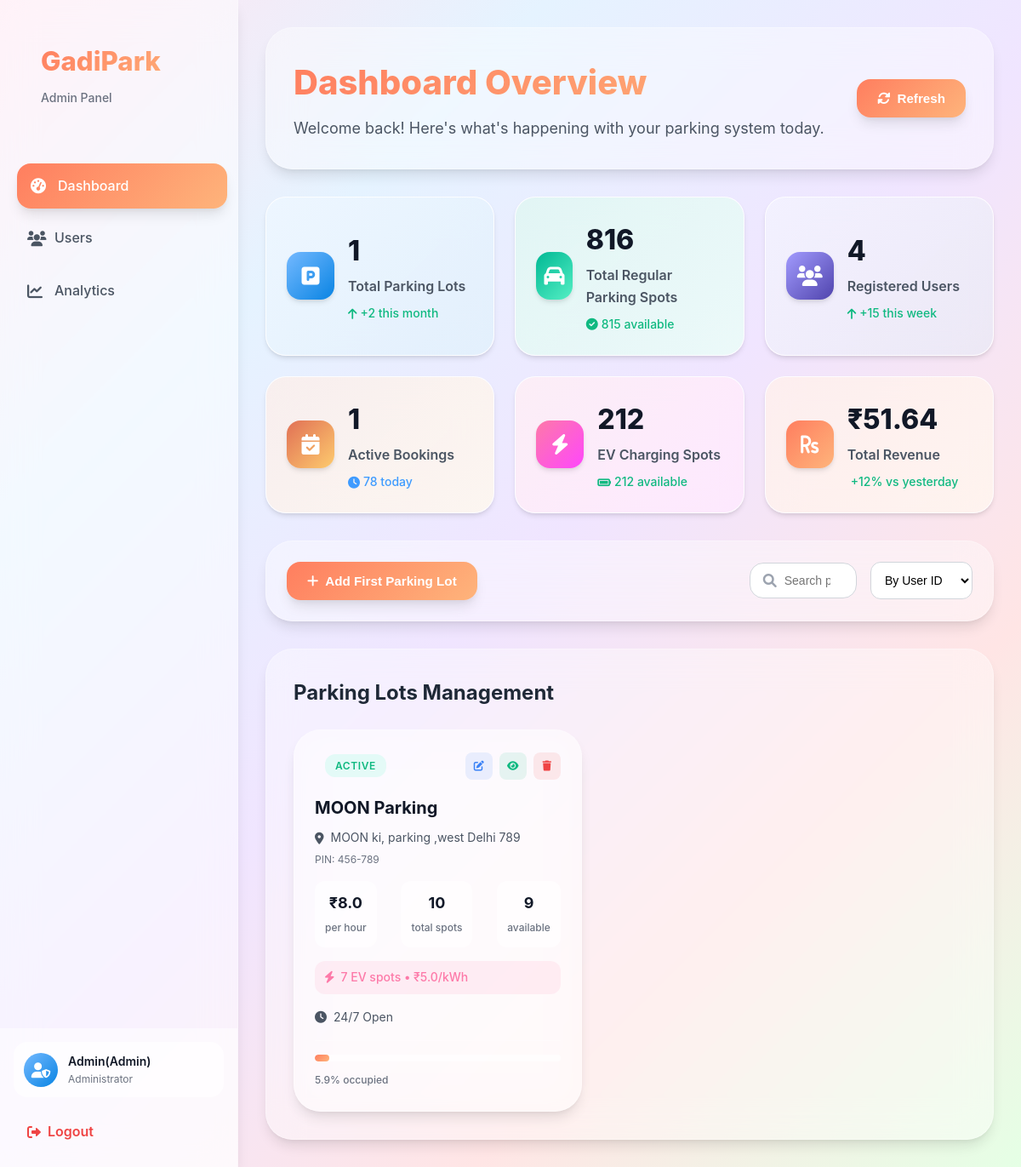
The app's page /admin_dashboard (signed in), older data.
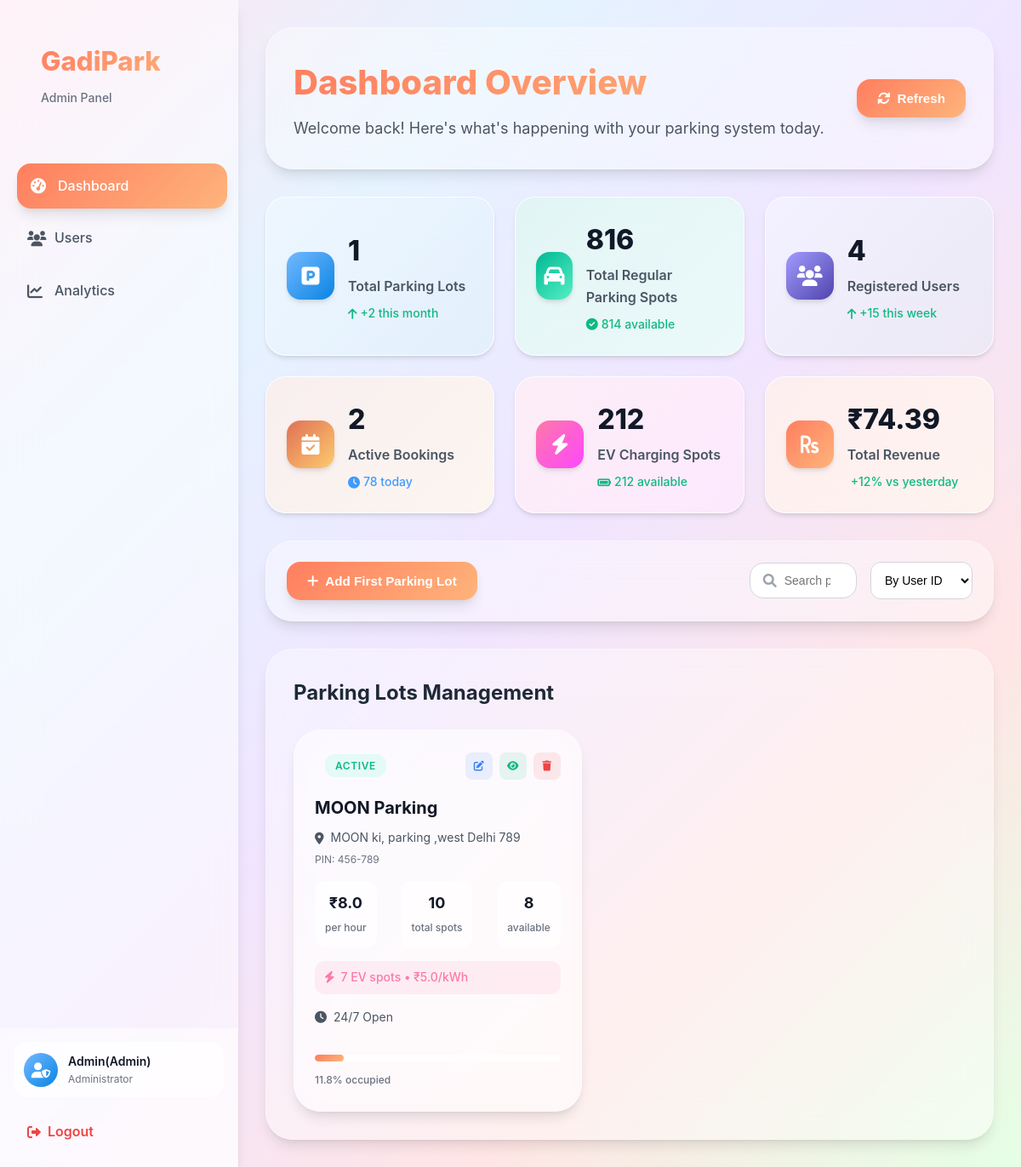
The same page, newer data.
### models/parking_lot.py (models this page shows, shortened)
class ParkingLot(db.Model):
    __tablename__ = 'parking_lots'
    id = db.Column(db.Integer, primary_key=True)
    name= db.Column(db.String(80), unique=True, nullable=False)
    address = db.Column(db.String(200), nullable=False)
    pincode = db.Column(db.String(10), nullable=False)
    hourly_rate = db.Column(db.Float, nullable=False)
    total_spots = db.Column(db.Integer, nullable=False)
    occupied_regular_spots = db.Column(db.Integer, default=0)
    occupied_ev_spots = db.Column(db.Integer, default=0)
    ev_spots = db.Column(db.Integer, default=0)
    ev_charging_rate = db.Column(db.Float, nullable=True)
    opening_time = db.Column(db.String(10), nullable=True)
    closing_time = db.Column(db.String(10), nullable=True)
    is_24_hours = db.Column(db.Boolean, default=False)
    description = db.Column(db.String(200), nullable=True)

### routes/admin.py (the view)
@admin_bp.route('/admin_dashboard')
@login_required
@admin_required
def admin_dashboard():
    lots=ParkingLot.query.all()
    lot_id=request.args.get('lot_id')
    user = User.query.get(session.get('user_id'))
    spots=ParkingSpot.query.all()
    def spots_count(is_ev):
        return ParkingSpot.query.filter_by(is_ev_spot=is_ev).count()
    total_regular_available_spots=ParkingSpot.query.filter_by(status='available',is_ev_spot=0).count()
    total_ev_available_spots=ParkingSpot.query.filter_by(status='available',is_ev_spot=1).count()
    total_regular_spots=spots_count(0)
    total_ev_spots=spots_count(1)
    active_bookings=Booking.query.count()
    total_users=User.query.count() - 1
    lot = None
    if lot_id:
        lot=ParkingLot.query.filter_by(id=lot_id).first()
    history=History.query.all()
    total_revenue=0
    for h in history:
        total_revenue+=h.total_amount_paid
    return render_template('admin_dashboard.html',lots=lots,lot=lot,user=user,spots=spots,total_regular_available_spots=total_regular_available_spots,total_users=total_users,total_ev_available_spots=total_ev_available_spots,total_regular_spots=total_regular_spots,total_ev_spots=total_ev_spots,active_bookings=active_bookings,total_revenue=total_revenue)

### Templates/admin_dashboard.html (shortened to what the changed rows need)
{%extends "base.html" %}
{%block style%}
<link rel="stylesheet" href="{{url_for('static',filename='css/admin_dashboard.css')}}">
<link rel="stylesheet" href="{{url_for('static',filename='css/modal.css')}}">
{%endblock%}
{%block content %}
    <div class="dashboard-container">
        {% include 'admin_sidebar.html' %}
        <div class="main-content">
            <div class="content-header bg">
                <div class="header-left">
                    <h1>Dashboard Overview</h1>
                </div>
            </div>
            <div class="grid-section">
                <div class="grid-card success">
                    <div class="grid-content">
                        <h3>{{total_regular_spots}}</h3>
                        <p>Total Regular Parking Spots</p>
                        <span class="grid-change positive">
                            <i class="fas fa-check-circle"></i>
                            {{total_regular_available_spots}} available
                        </span>
                    </div>
                </div>
                <div class="grid-card warning">
                    <div class="grid-content">
                        <h3>{{active_bookings}}</h3>
                        <p>Active Bookings</p>
                        <span class="grid-change neutral">
                            <i class="fas fa-clock"></i>
                            78 today
                        </span>
                    </div>
                </div>
                <div class="grid-card revenue">
                    <div class="grid-content">
                        <h3>₹{{total_revenue}}</h3>
                        <p>Total Revenue</p>
                        <span class="grid-change positive">
                            +12% vs yesterday
                        </span>
                    </div>
                </div>
            </div>
            <div class="parking-lots-section bg">
                <div class="parking-header">
                    <h2>Parking Lots Management</h2>
                </div>
                <div class="parking-lots-card-container">
                    {% for lot in lots %}
                    <div class="parking-lot-card bg">
                        <div class="card-header">
                            <div class="lot-status">
                                {% if lot.total_spots + lot.ev_spots == lot.occupied_regular_spots + lot.occupied_ev_spots %}
                                    <div class="full lot-status">
                                        Full
                                    </div>
                                {% else %}
                                    <div class="active lot-status">
                                        Active
                                    </div>
                                {% endif %}
                            </div>
                            <div class="card-actions">
                                <a href="{{ url_for('admin.admin_dashboard', lot_id=lot.id) }}"
                                   class="action-btn edit-lot ">
                                    <i class="fas fa-edit edit-lot"></i>
                                </a>
                                <form action="{{url_for('parking.view_details')}}" method="post">
                                    <button class="action-btn view"><i class="fas fa-eye"></i></button>
                                </form>
                                <a href="{{ url_for('parking.delete_lot', lot_id=lot.id) }}"
                                   class="action-btn delete"
                                   onclick="return confirm('Are you sure you want to delete this parking lot?')">
                                    <i class="fas fa-trash"></i>
                                </a>
                            </div>
                        </div>
                        <div class="card-content">
                            <h3>{{ lot.name }}</h3>
                            <p class="lot-address">
                                <i class="fas fa-map-marker-alt"></i>
                                {{ lot.address }}
                            </p>
                            <p class="lot-pincode">PIN: {{ lot.pincode }}</p>
                            <div class="lot-stats">
                                <div class="stat">
                                    <span class="stat-value">₹{{ lot.hourly_rate }}</span>
                                    <span class="stat-label">per hour</span>
                                </div>
                                <div class="stat">
                                    <span class="stat-value">{{ lot.total_spots }}</span>
                                    <span class="stat-label">total spots</span>
                                </div>
                                <div class="stat">
                                    <span class="stat-value">{{ lot.total_spots-lot.occupied_regular_spots}}</span>
                                    <span class="stat-label">available</span>
                                </div>
                            </div>
                            {% if lot.ev_spots > 0 %}
                            <div class="ev-info">
                                <i class="fas fa-bolt"></i>
                                <span>{{ lot.ev_spots }} EV spots • ₹{{ lot.ev_charging_rate }}/kWh</span>
                            </div>
                            {% endif %}
                            <div class="lot-hours">
                                {% if lot.is_24_hours %}
                                    <i class="fas fa-clock"></i>
                                    <span>24/7 Open</span>
                                {% else %}
                                    <i class="fas fa-clock"></i>
                                    <span>{{ lot.opening_time }} - {{ lot.closing_time }}</span>
                                {% endif %}
                            </div>
                        </div>
                        <div class="card-footer">
                            <div class="occupancy-bar">
                                <div class="occupancy-fill" style="width: {{ ((lot.occupied_regular_spots + lot.occupied_ev_spots) / (lot.total_spots + lot.ev_spots) * 100) if (lot.total_spots + lot.ev_spots) > 0 else 0 }}%">
                                </div>
                            </div>
                            <span class="occupancy-text">
                                {{ (((lot.occupied_regular_spots + lot.occupied_ev_spots) /(lot.total_spots + lot.ev_spots) * 100) | round(1)) if (lot.total_spots + lot.ev_spots) > 0 else 0 }}% occupied
                            </span>
                        </div>
                    </div>
                    {% endfor %}
                </div>
            </div>
        </div>
    </div>
{%endblock%}

Row changes from the older to the newer data that the page shows:
changed ParkingLot "MOON Parking": lot.total_spots-lot.occupied_regular_spots "9" → "8"; occupied_regular_spots 1 → 2 (drawn); total_spots+ev_spots+occupied_regular_spots "5.9" → "11.8"
Text that changed along with them:
{{ total_regular_available_spots }}: "815" → "814"
{{ active_bookings }}: "1" → "2"
{{ total_revenue }}: "51.64" → "74.39"
